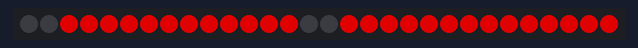
Simulated run of this sketch. Board: Arduino Uno, built with avr-gcc and run on an emulated ATmega328P. Parts: 30 RGB LEDs in strip order, left to right. Dim RGB values are drawn brighter than linear; colours are those a GRB WS2812 strip shows for the declared byte order.

Above: at 0.01 s.
At 1.59 s:
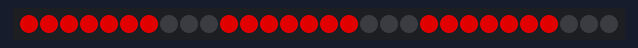
At 3.27 s:
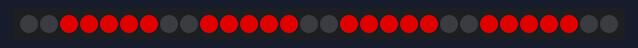
At 6.63 s:
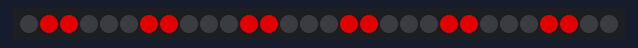
At 9.88 s:
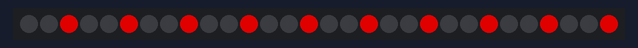
At 13.24 s:
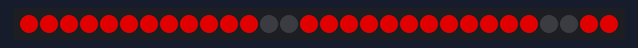

The sketch:

Arduino-LedStrip-Effects.ino
```cpp
#include "FastLED.h"
#define NUM_LEDS 30
#define DATA_PIN 5
#define DELAY_TIME 50

CRGB leds[NUM_LEDS];

CRGB setLed(CRGB led, int color[]){
  // error with ledstrip, r is g, g is r
  led.setRGB(
    color[1],
    color[0],
    color[2]
  );
  return led;
}

void setup() {
  FastLED.addLeds<WS2812, DATA_PIN>(leds, NUM_LEDS);
  FastLED.setBrightness(160);
}


// HELPERS
void setAllOn(int color[]) {
  FastLED.clear();
  for(int i = 0; i < NUM_LEDS; i++)
    leds[i] = setLed(leds[i], color);
  FastLED.show();
}

void setAllOff() {
  FastLED.clear();
  for(int i = 0; i < NUM_LEDS; i++)
    leds[i] = CRGB::Black;
  FastLED.show();
}

int getCircleIndex(int index) {
  if(index >=0) return index % NUM_LEDS;
  else return NUM_LEDS + (index % NUM_LEDS);
}


// EFFECTS
void flashing(int times, int delays, int color[]) {
  for(int i = 0; i < times; i++) {
    setAllOn(color);
    FastLED.delay(delays);
    setAllOff();
    FastLED.delay(delays);
  }
}

void snake_reverse(int len, int times, int color[]) {
  int start = 0;
  for(int i = 0; i <= times; i++) {
    FastLED.clear();
    for(int i = start; i > start - len; i--) {
      int num = getCircleIndex(i);
      leds[num] = setLed(leds[num], color);
    }
    FastLED.show();
    start--;
    if(start <= -NUM_LEDS) start = 0;

    FastLED.delay(DELAY_TIME);
  }
}

void sectors(int times, int len, int space, int count, int color[]) {
  int start = 0;

  for(int i = 0; i < times; i++) {
    FastLED.clear();
    for(int j = 0; j < (space * count + len * count); j++) {
       int ledIndex = getCircleIndex(j + start);
       int sector = j % (len + space);

       if(sector < len) leds[ledIndex] = setLed(leds[ledIndex], color);
       else leds[ledIndex] = CRGB::Black;
    }
    FastLED.show();
    start++;
    if(start >= NUM_LEDS) start = 0;
    FastLED.delay(DELAY_TIME);
  }
}

void megaBoom(int times, int color1[], int color2[]) {

}

// MAIN LOOP
void loop() {
  int color[3] = {255, 0, 0};

//  flashing(30, 100, color);
//  snake_reverse(10, 30 * 5, color);
//  flashing(30, 100, color);
  sectors(30, 14, 2, 2, color);
  sectors(30, 7, 3, 3, color);
  sectors(30, 5, 2, 4, color);
  sectors(30, 3, 3, 5, color);
  sectors(30, 2, 3, 6, color);
  sectors(30, 1, 3, 7, color);
  sectors(30, 1, 2, 10, color);
  sectors(30, 1, 1, 15, color);
}
```

Measured:
- by itself, everything shown: repeats every 12.6 s, in 240 steps
